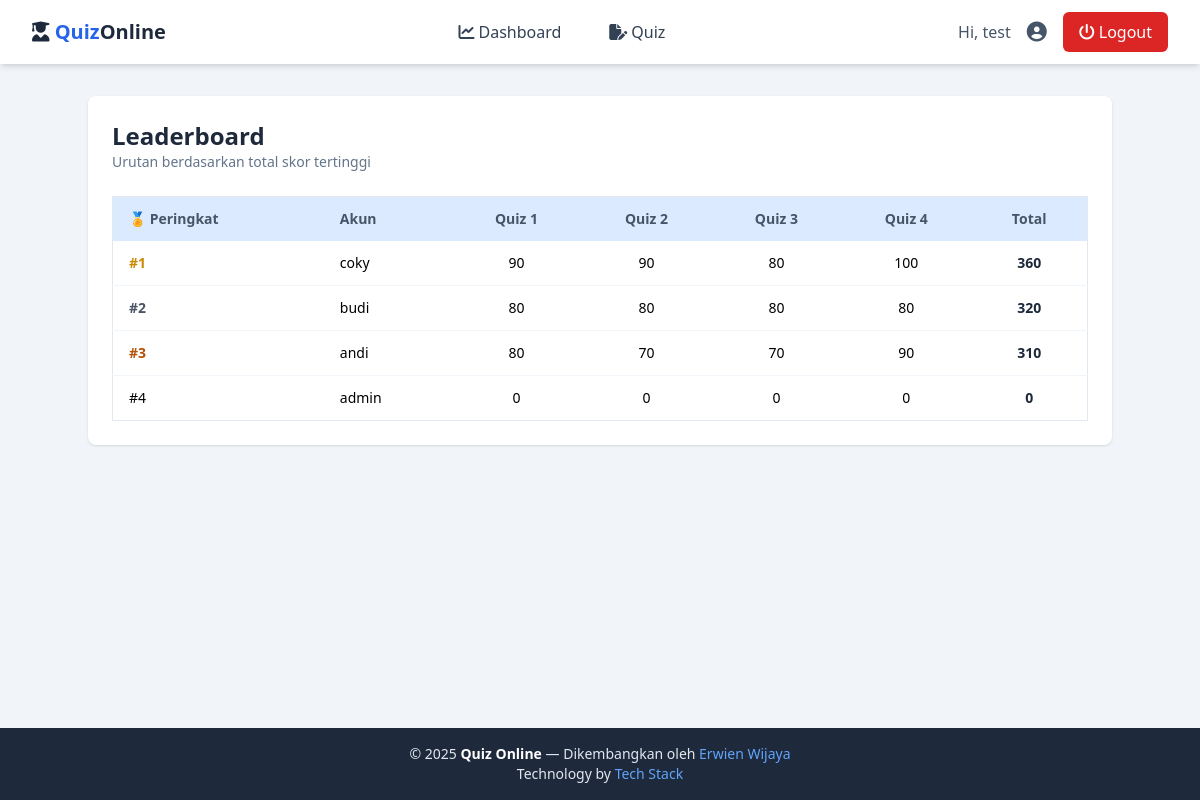
/leaderboard (signed in), run on the app's committed database.
### app/models/score.py (models this page shows, shortened)
class Score(db.Model):
    __tablename__ = "scores"
    id = db.Column(db.Integer, primary_key=True)
    user_id = db.Column(db.Integer, db.ForeignKey(
        "users.id"), unique=True, nullable=False)
    quiz_1 = db.Column(db.Integer, default=0, nullable=False)
    quiz_2 = db.Column(db.Integer, default=0, nullable=False)
    quiz_3 = db.Column(db.Integer, default=0, nullable=False)
    quiz_4 = db.Column(db.Integer, default=0, nullable=False)
    created_at = db.Column(
        db.DateTime, default=datetime.utcnow, nullable=False)
    updated_at = db.Column(db.DateTime, default=datetime.utcnow,
                           onupdate=datetime.utcnow, nullable=False)
    user = db.relationship("User", backref=db.backref("score", uselist=False))
    @property
    def total(self) -> int:
        return (self.quiz_1 or 0) + (self.quiz_2 or 0) + (self.quiz_3 or 0) + (self.quiz_4 or 0)

### app/models/user.py (models this page shows, shortened)
class User(db.Model):
    __tablename__ = "users"
    id = db.Column(db.Integer, primary_key=True)
    username = db.Column(db.String(80), unique=True,
                         nullable=False, index=True)
    password_hash = db.Column(db.String(255), nullable=False)
    nim = db.Column(db.String(20), nullable=True)
    firstname = db.Column(db.String(80), nullable=True)
    lastname = db.Column(db.String(120), nullable=True)
    created_at = db.Column(
        db.DateTime, default=datetime.utcnow, nullable=False)

### app/routes/score_pages.py (the view)
        @pages_score_bp.get("/leaderboard")
        def leaderboard_page():
            repo = ScoreRepository()
            items = repo.list_all()
            return render_template("board_score.html", items=items)

### app/repositories/score_repository.py (called while the page is built)
    def list_all(self) -> List[Score]:
        return Score.query.join(User, User.id == Score.user_id)\
            .order_by((Score.quiz_1 + Score.quiz_2 + Score.quiz_3 + Score.quiz_4).desc(), User.username.asc())\
            .all()

### app/routes/score_pages.py (called while the page is built)
    @staticmethod
    def register_routes(pages_score_bp):
        @pages_score_bp.get("/leaderboard")
        def leaderboard_page():
            repo = ScoreRepository()
            items = repo.list_all()
            return render_template("board_score.html", items=items)

### app/templates/board_score.html (shortened to what this page needs)
{% extends "base.html" %}
{% block content %}
<div class="max-w-5xl mx-auto bg-white p-6 rounded-lg shadow">
  <div class="mb-6">
    <h2 class="text-2xl font-bold text-slate-800">Leaderboard</h2>
    <p class="text-slate-500 text-sm">Urutan berdasarkan total skor tertinggi</p>
  </div>
  <div class="overflow-x-auto">
    <table class="min-w-full text-sm rounded-lg border border-slate-200">
      <thead class="bg-blue-100 text-slate-600">
        <tr>
          <th class="px-4 py-3 text-left">🏅 Peringkat</th>
          <th class="px-4 py-3 text-left">Akun</th>
          <th class="px-4 py-3 text-center">Quiz 1</th>
          <th class="px-4 py-3 text-center">Quiz 2</th>
          <th class="px-4 py-3 text-center">Quiz 3</th>
          <th class="px-4 py-3 text-center">Quiz 4</th>
          <th class="px-4 py-3 text-center">Total</th>
        </tr>
      </thead>
      <tbody class="divide-y divide-slate-100">
        {% for s in items %}
        <tr class="hover:bg-slate-50">
          <td class="px-4 py-3 font-medium">
            {% set rank = loop.index %}
            {% if rank == 1 %}<span class="text-yellow-600 font-bold">#1</span>
            {% elif rank == 2 %}<span class="text-gray-600 font-bold">#2</span>
            {% elif rank == 3 %}<span class="text-amber-700 font-bold">#3</span>
            {% else %}#{{ rank }}{% endif %}
          </td>
          <td class="px-4 py-3">{{ s.user.username if s.user else ('User #' ~ s.user_id) }}</td>
          <td class="px-4 py-3 text-center">{{ s.quiz_1 }}</td>
          <td class="px-4 py-3 text-center">{{ s.quiz_2 }}</td>
          <td class="px-4 py-3 text-center">{{ s.quiz_3 }}</td>
          <td class="px-4 py-3 text-center">{{ s.quiz_4 }}</td>
          <td class="px-4 py-3 text-center font-semibold text-slate-800">{{ s.total }}</td>
        </tr>
        {% else %}
        <tr>
          <td colspan="7" class="px-4 py-6 text-center text-slate-500">
            Belum ada skor.
          </td>
        </tr>
        {% endfor %}
      </tbody>
    </table>
  </div>
</div>
{% endblock %}

### data on the page
Score: shows "#1", user "coky", quiz_1 "90", quiz_2 "90", quiz_3 "80", quiz_4 "100", total "360"
Score: shows "#2", user "budi", quiz_1 "80", quiz_2 "80", quiz_3 "80", quiz_4 "80", total "320"
Score: shows "#3", user "andi", quiz_1 "80", quiz_2 "70", quiz_3 "70", quiz_4 "90", total "310"
Score: id "4", user "admin", quiz_1 "0", quiz_2 "0", quiz_3 "0", quiz_4 "0", total "0"

### other printed values
{{ current_user.username }} "test"
